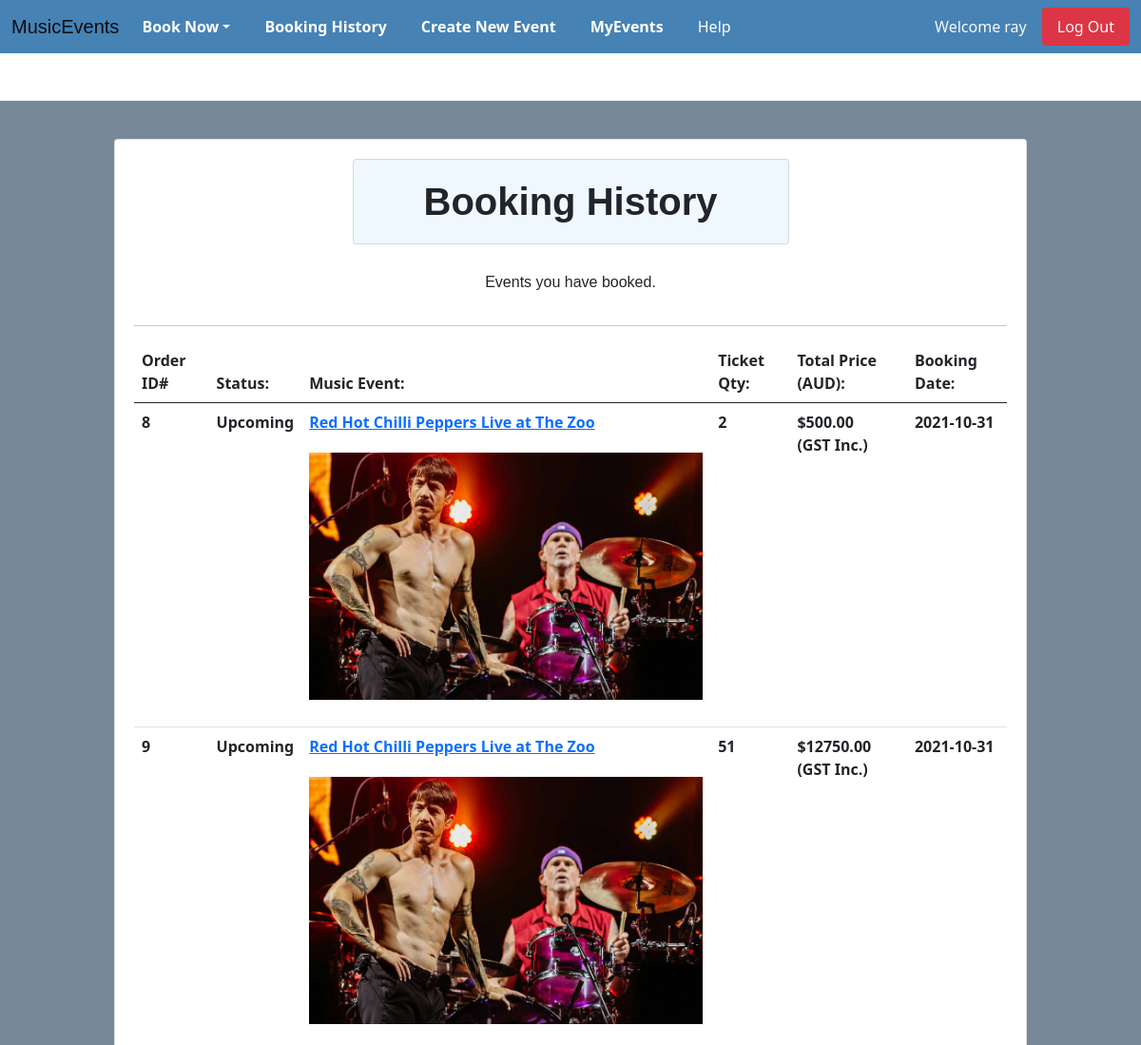
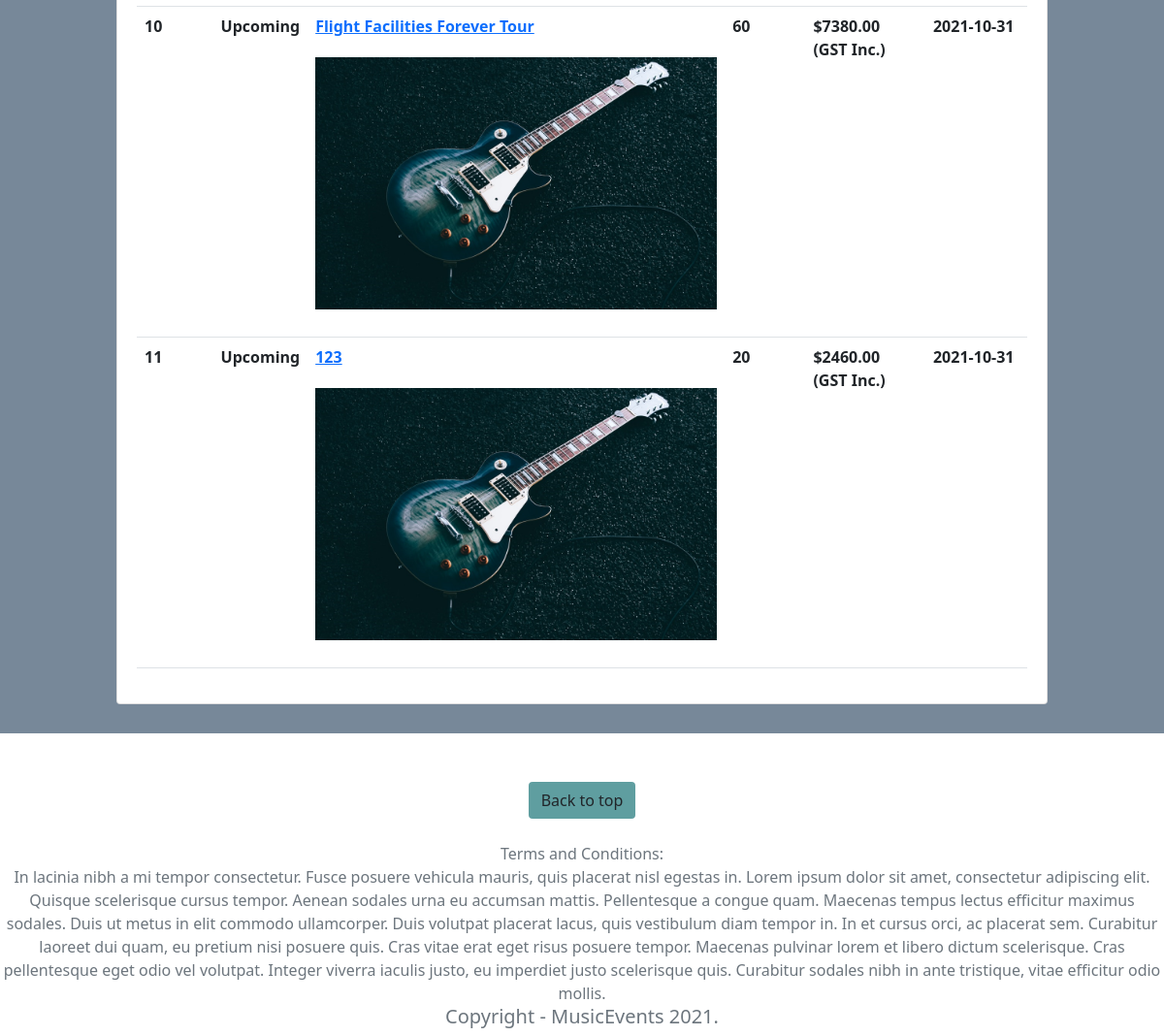
/events/booking_history (signed in), run on the app's committed database (2 pictures, top to bottom).
### website/models.py (models this page shows, shortened)
class User(db.Model, UserMixin):
    __tablename__='users' # good practice to specify table name
    id = db.Column(db.Integer, primary_key=True)
    name = db.Column(db.String(100), index=True)
    emailid = db.Column(db.String(100), index=True, nullable=False, unique = True)
    password_hash = db.Column(db.String(255), nullable=False)
    comments = db.relationship('Comment', backref='user')
    booking = db.relationship('Booking', backref='user')
    event = db.relationship('Event', backref='user')

class Booking(db.Model):
    __tablename__ = 'booking'
    booking_Id = db.Column(db.Integer, primary_key=True)
    booking_date = db.Column(db.Date, default=datetime.now())
    price = db.Column(db.Integer)
    quantity = db.Column(db.Integer, default = 1)
    user_id = db.Column(db.Integer, db.ForeignKey('users.id'))
    events_id = db.Column(db.Integer, db.ForeignKey('events.id'))

class Event_Status(db.Model):
    __tablename__ = 'event_status'
    id = db.Column(db.Integer,primary_key=True)
    events_id = db.Column(db.Integer, db.ForeignKey('events.id'))
    status = db.Column(db.String(10))
    def __repr__(self):
        return "{}".format(self.status)

class Event(db.Model):
    __tablename__ = 'events'
    id = db.Column(db.Integer, primary_key=True)
    name = db.Column(db.String(80))
    artist = db.Column(db.String(80))
    date = db.Column(db.DateTime(20))
    venue = db.Column(db.String(80))
    venue_address = db.Column(db.String(255))
    city = db.Column(db.String(60))
    state = db.Column(db.String(10))
    zipcode = db.Column(db.Integer)
    category = db.Column(db.String(20))
    ages = db.Column(db.String(20))
    description = db.Column(db.String(200))
    price = (db.Column(db.Numeric(5,2)))
    quota = db.Column(db.Integer, default = 1)
    image = db.Column(db.String(400))
    owner = db.Column(db.Integer, db.ForeignKey('users.id'))
    comments = db.relationship('Comment', backref='events')
    booking = db.relationship('Booking', backref='events')
    status = db.relationship('Event_Status', backref='events')

### website/events.py (the view)
@bp.route('/booking_history', methods = ['GET', 'POST'])
@login_required
def booking_history():
  records = db.session.query(Booking, Event).filter(Booking.events_id == Event.id).filter_by(user_id=current_user.id)
  return render_template('events/booking_history.html', records = records)

### website/__init__.py (called while the page is built)
def create_app():
   app=Flask(__name__)  # this is the name of the module/package that is calling this app
   app.debug=True
   app.secret_key='utroutoru'
   UPLOAD_FOLDER = '/static/image'
   app.config['UPLOAD_FOLDER'] = UPLOAD_FOLDER
   app.config['SQLALCHEMY_DATABASE_URI']='sqlite:///sitedata.sqlite'
   db.init_app(app)
   bootstrap = Bootstrap(app)
   login_manager = LoginManager()
   login_manager.login_view='auth.login'
   login_manager.init_app(app)
   from .models import User  # importing here to avoid circular references
   @login_manager.user_loader
   def load_user(user_id):
      return User.query.get(int(user_id))
   from . import views
   app.register_blueprint(views.mainbp)
   from . import events
   app.register_blueprint(events.bp)
   from . import auth
   app.register_blueprint(auth.bp)
   return app

### website/templates/events/booking_history.html
{% extends 'base.html' %}
{% import "bootstrap/wtf.html" as wtf %}
{% block content %}
<div class="container-fluid backgroundCustom  margin4">
    <div class = "row pad ">
      <div class=" card center pad margintop" style="width: 60rem;">
        <h1 class = "text-center pad changeFont card backgroundCustom2 center"><strong>Booking History</strong></h1>
        <h6 class = "text-center changeFont pad">Events you have booked.</h6>
        <hr>
        <div class="col-sm-12 col-md-12 col-lg-12">
          <div class="table-responsive-xl">
            <table class="table">
              <thead>
                <tr>
                  <th scope="col"><b>Order ID#</b></th>
                  <th scope="col"><b>Status:</b></th>
                  <th scope="col"><b>Music Event:</b></th>
                  <th scope="col"><b>Ticket Qty:</b></th>
                  <th scope="col"><b>Total Price (AUD):</b></th>
                  <th scope="col"><b>Booking Date:</b></th>
                </tr>
              </thead>
              <tbody>
                {% for record in records %}
                  <tr>
                      <th scope="row"><b>{{record[0].booking_Id}}</b></th>
                      <th scope="row">{{record[1].status[0]}}</th>
                      <th scope ="row"><a href="{{url_for('events.show', id=record[0].events_id)}}">{{record[1].name}}</a>
                        <img src="{{record[1].image}}" class="card-img-top pad" alt="Responsive image"></th>
                      <th scope="row">{{record[0].quantity}}</th>
                      <th scope="row">${{record[1].price * record[0].quantity}}<br>(GST Inc.)</br></th>
                      <th scope="row">{{record[0].booking_date}}</th>
                  </tr>
                {% endfor %}
              </tbody>
            </table>
          </div>
        </div>
      </div>
    </div>
</div>
<div class = "col text-center">
  <a href="#" class="btn text-center buttonCustom2">Back to top</a>
</div>
{% endblock %}

### website/templates/base.html (shortened to what this page needs)
<!DOCTYPE html>
<html>
    <head>
        <link href="https://cdn.jsdelivr.net/npm/bootstrap@5.1.0/dist/css/bootstrap.min.css" rel="stylesheet">
        <link rel="stylesheet" type="text/css" href="{{ url_for('static', filename='stylesheet/stylesheet.css') }}">
    </head>
    <body>
        <header>
            <nav class="navbar navbar-expand-lg navbar-light navbar-custom">
                <div class="container-fluid">
                    <a class="navbar-brand changeFont" href="/">MusicEvents</a>
                    <div class="collapse navbar-collapse" id="navbarSupportedContent">
                        <ul class="navbar-nav me-auto mb-2 mb-lg-0">
                        <li class="nav-item dropdown">
                            <a class="nav-link dropdown-toggle " href="#" id='CatBar' role="button" data-bs-toggle="dropdown" aria-expanded="false"><strong>Book Now</strong></a>
                        </li>
                        <li class="nav-item">
                            <a class="nav-link" href="{{ url_for('events.booking_history') }}" id = 'CatBar'><strong>Booking History</strong></a>
                        </li>
                        <li class="nav-item">
                            <a class="nav-link" href="{{ url_for('events.create') }}" id = 'CatBar'><strong>Create New Event</strong></a>
                        </li>
                        <li class="nav-item">
                            <a class="nav-link" href="{{ url_for('events.my_events') }}" id = 'CatBar'><strong>MyEvents</strong></a>
                        </li>
                        <li class="nav-item">
                            <a class="nav-link" href="/help" id = 'CatBar'>Help</a>
                        </li>
                        </ul>
                        <form class="d-flex">
                            {% if current_user.is_authenticated %}
                            <a class="nav-item nav-link  text-light disabled" href="#">Welcome {{current_user.name}}</a>
                            <a class="nav-item nav-link btn-danger text-light rounded " href="{{ url_for('auth.logout') }}">Log Out</a>
                            {% else %}
                            <a class="nav-item nav-link text-light margin3" href="{{ url_for('auth.register') }}">Register</a>
                            <a class="nav-item nav-link btn-primary text-light rounded" href="{{ url_for('auth.login') }}"><b>Log In</b></a>
                            {% endif %}
                        </form>
                    </div>
                </div>
            </nav>
        </header>
            {% block content %}
            {% endblock %}
    </body>
    <footer class=" text-center text-muted"> <br>Terms and Conditions: </br> In lacinia nibh a mi tempor consectetur. Fusce posuere vehicula mauris, quis
     placerat nisl egestas in. Lorem ipsum dolor sit amet, consectetur adipiscing elit. Quisque scelerisque cursus tempor. Aenean sodales urna eu accumsan mattis. Pellentesque a
      congue quam. Maecenas tempus lectus efficitur maximus sodales. Duis ut metus in elit commodo ullamcorper. Duis volutpat placerat lacus, quis vestibulum diam tempor in. In et cursus orci,
       ac placerat sem. Curabitur laoreet dui quam, eu pretium nisi posuere quis. Cras vitae erat eget risus posuere tempor. Maecenas pulvinar lorem et libero dictum scelerisque. Cras pellentesque
        eget odio vel volutpat. Integer viverra iaculis justo, eu imperdiet justo scelerisque quis. Curabitur sodales nibh in ante tristique, vitae efficitur odio mollis.
       <h6 class = "text-center lead">Copyright - MusicEvents 2021.</h6>
    </footer>
</html>

### website/static/stylesheet/stylesheet.css (style rules this page uses)
.card-img-top { width: 100%; height: 25vw; object-fit: cover; }
.card { margin: 0 auto; float: none; margin-bottom: 10px; margin-left: 30px; margin-right: 30px; padding: 10px 20px; }
li { margin-right: 20px; }
a#CatBar { color: white !important; }
h1 { padding: 40px; }
.center { display: block; margin-left: auto; margin-right: auto; width: 50%; }
.navbar-custom { background-color: #4682b4; }
.backgroundCustom { background-color: #778899; }
.buttonCustom2 { background-color:#5F9EA0; }
.pad { padding-top: 20px; padding-bottom: 20px; }
.margin4 { margin-top: 50px; margin-bottom: 50px; }
.changeFont { font-family: 'Lucida Sans', 'Lucida Sans Regular', 'Lucida Grande', 'Lucida Sans Unicode', Geneva, Verdana, sans-serif; }
.margintop { margin-top: 20px; }
.backgroundCustom2 { background-color:#F0F8FF; }

### data on the page
User: name "ray"
Booking: booking_Id "8", status "Upcoming", name "Red Hot Chilli Peppers Live at The Zoo", image (picture), quantity "2", record[1].price*record[0].quantity "500.00", booking_date "2021-10-31"
Booking: booking_Id "9", status "Upcoming", name "Red Hot Chilli Peppers Live at The Zoo", image (picture), quantity "51", record[1].price*record[0].quantity "12750.00", booking_date "2021-10-31"
Booking: booking_Id "10", status "Upcoming", name "Flight Facilities Forever Tour", image (picture), quantity "60", record[1].price*record[0].quantity "7380.00", booking_date "2021-10-31"
Booking: booking_Id "11", status "Upcoming", name "123", image (picture), quantity "20", record[1].price*record[0].quantity "2460.00", booking_date "2021-10-31"
